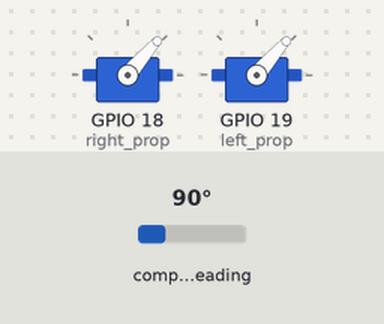
This program was run on a simulated ESP32. Parts: 2 × servo. Wiring (inferred from the names in the program): HMC5883L compass at I2C address 0x1E; ADXL345 accelerometer at I2C address 0x53; MPU-6050 motion sensor at I2C address 0x69. Inputs (shaded band) come from the test bench; at power-on: compass heading 90°.

Above: at 7.05 s.
Timing chart, 0 to 11.3 s (numbered marks = the images above):
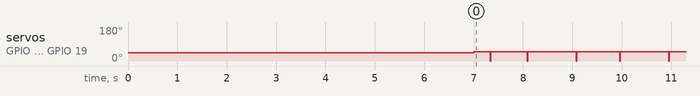

The program:

main.cpp
```cpp
#include <Arduino.h>
#include <Wire.h>
#include <ESP32Servo.h>
#include <ESP32Time.h>
#include "Gyro.hpp"
#include "Accel.hpp"
#include "Mag.hpp"


int16_t mx,my,mz;
// double ax,ay,az;
// int16_t gx,gy,gz;

Servo right_prop;
Servo left_prop;

const int MIN_PWM = 1050;
const int MAX_PWM = 1200;


float Acceleration_angle[2] = {0,0};
float Gyro_angle[2] = {0,0};
float Total_angle[2] = {0,0};


float elapsedTime;
unsigned long curr_time, timePrev;
int i;
float rad_to_deg = 180/3.141592654;

float PID, pwmLeft, pwmRight, error, previous_error;
float pid_p=0;
float pid_i=0;
float pid_d=0;
/////////////////PID CONSTANTS/////////////////
double kp=0.1;//3.55
double ki=0.08;//0.003
double kd=0.05;//2.05
///////////////////////////////////////////////

double throttle=1000;
float desired_angle = 0;

// int changeLeftMotorScale(int pwm);

// int changeRightMotorScale(int pwm);


void setup(){
    Serial.begin(9600);
    Wire.begin();
    curr_time = millis();
    setupMag();
    readMag(mx,my,mz);
    setupGyro(2000);
    setupAccel();
    right_prop.attach(18);
    left_prop.attach(19);
    left_prop.writeMicroseconds(1000);
    right_prop.writeMicroseconds(1000);
    desired_angle = my;
    delay(7000);
}

void loop(){
    timePrev = curr_time;
    curr_time = millis();
    elapsedTime = (curr_time - timePrev)/1000.f;

    readMag(mx,my,mz);
    // readAccel(ax,ay,az);
    // readGyro(gx,gy,gz);

    // Acceleration_angle[0] = atan((ay/16384.0)/sqrt(pow((ax/16384.0),2) + pow((az/16384.0),2)))*rad_to_deg;
    // Acceleration_angle[1] = atan(-1*(ax/16384.0)/sqrt(pow((ay/16384.0),2) + pow((az/16384.0),2)))*rad_to_deg;

    // Gyro_angle[0] = gx/131.0;
    // Gyro_angle[1] = gy/131.0;

    // Total_angle[0] = 0.98 *(Total_angle[0] + Gyro_angle[0]*elapsedTime) + 0.02*Acceleration_angle[0];
    // Total_angle[1] = 0.98 *(Total_angle[1] + Gyro_angle[1]*elapsedTime) + 0.02*Acceleration_angle[1];


    // error = Total_angle[1] - desired_angle;
    error = my - desired_angle;

    pid_p = kp*error;

    if(-3 < error < 3){
        pid_i = pid_i+(ki*error);
    }

    pid_d = kd*((error - previous_error)/elapsedTime);

    PID = pid_p + pid_i + pid_d;

    if(PID < -1000){
        PID=-1000;
    }
    if(PID > 1000){
        PID=1000;
    }

    pwmLeft = throttle + PID;
    pwmRight = throttle - PID;

    //Right
    if(pwmRight < MIN_PWM){
        pwmRight = MIN_PWM;
    }
    if(pwmRight > MAX_PWM){
        pwmRight = MAX_PWM;
    }
    //Left
    if(pwmLeft < MIN_PWM){
        pwmLeft = MIN_PWM;
    }
    if(pwmLeft > MAX_PWM){
        pwmLeft = MAX_PWM;
    }

    /*Finnaly using the servo function we create the PWM pulses with the calculated
    width for each pulse*/
    left_prop.writeMicroseconds(pwmLeft);
    right_prop.writeMicroseconds(pwmRight);
    previous_error = error; //Remember to store the previous error.

    // Serial.print("Left Prop pwm: ");
    // Serial.println(pwmLeft);
    // Serial.print("Right Prop pwm: ");
    // Serial.println(pwmRight);
    // Serial.print("Error ");
    // Serial.println(error);
    // Serial.print("Angle Read ");
    // Serial.println(my);
    // Serial.print("PID Signal");
    // Serial.println(PID);
    // delay(250);
}
```

Accel.hpp
```cpp
#include<Arduino.h>
#include<Wire.h>

#define Register_ID 0
#define Register_Data 0x31
#define Register_2D 0x2D
#define Register_X0 0x32
#define Register_X1 0x33
#define Register_Y0 0x34
#define Register_Y1 0x35
#define Register_Z0 0x36
#define Register_Z1 0x37

const int accel_addr = 0x53;//ADXL345
int16_t X,Y,Z;

void setupAccel(){
    Wire.beginTransmission(accel_addr);
    Wire.write(Register_2D);
    Wire.write(8);//Mesuring Enable
    Wire.endTransmission();
}

int readRegisters(int reg1, int reg2){
    Wire.beginTransmission(accel_addr);
    Wire.write(reg1);
    Wire.write(reg2);
    Wire.endTransmission();
    Wire.requestFrom(accel_addr,2);
    int x1 = 0,x2 = 0,xo = 0;
    if(Wire.available() <= 2){
        x1 = Wire.read();
        x2 = Wire.read();
        x2 = x2<<8;
        xo = x1|x2;
    }
    return xo;
}

void readAccel(double &ax, double &ay, double &az){
    X = readRegisters(Register_X0,Register_X1);//Read x value
    Y = readRegisters(Register_Y0,Register_Y1);//Read y value
    Z = readRegisters(Register_Z0,Register_Z1);//Read z value

    ax = X/256.f;
    ay = Y/256.f;
    az = Z/256.f;
}

// void setup(){
//     Wire.begin();
//     Serial.begin(9600);
//     setupAccel();
// }

// void loop(){
//     double ax,ay,az;
//     readAccel(ax,ay,az);
//     Serial.print(" X= ");
//     Serial.print(ax);
//     Serial.print("    ");
//     Serial.print("Y= ");
//     Serial.print(ay);
//     Serial.print("    ");
//     Serial.print("Z= ");
//     Serial.print(az);
//     Serial.println("  ");
//     delay(200);
// }
```

Common.hpp
```cpp
#ifndef COMMOM
#define COMMOM
#include<Arduino.h>
#include<Wire.h>


void writeRegister(int device_addr, byte addr, byte val){
    Wire.beginTransmission(device_addr);
    Wire.write(addr);
    Wire.write(val);
    Wire.endTransmission();
}

unsigned long readRegister(int device_addr, byte addr){
    unsigned long v;
    Wire.beginTransmission(device_addr);
    Wire.write(addr);
    Wire.endTransmission();

    Wire.requestFrom(device_addr, 1);
    while(!Wire.available()){
        // Serial.print(device_addr);
        // Serial.println(" not available");
        //wait for address to be availabledelay(1);
    }
    v = Wire.read();
    return v;
}
#endif
```

Gyro.hpp
```cpp
#include <Arduino.h>
#include <Wire.h>
// #include <I2Cdev.h>
// #include <MPU6050.h>
#include "Common.hpp"

#define CTRL_REG1 0x20
#define CTRL_REG2 0x21
#define CTRL_REG3 0x22
#define CTRL_REG4 0x23
#define CTRL_REG5 0x24


const int gyro_addr = 105;//Sensor L3G4200D


void setupGyro(int scale){
    // Enable x,y,z and turn off power down
    writeRegister(gyro_addr,CTRL_REG1,0b00001111);

    //Adjust High Pass Filter
    writeRegister(gyro_addr, CTRL_REG2,0b00000000);

    //Generate data ready interrupt on INT2
    writeRegister(gyro_addr, CTRL_REG3,0b00001000);

    //Controls the full-scale range, among other things
    if(scale == 250){
        writeRegister(gyro_addr, CTRL_REG4,0b00000000);
    }else if(scale == 500){
        writeRegister(gyro_addr, CTRL_REG4,0b00010000);
    }else{
        writeRegister(gyro_addr, CTRL_REG4,0b00110000);
    }

    //Controls high-pass filter of output
    writeRegister(gyro_addr,CTRL_REG5,0b00000000);
}


void readGyro(int16_t &gx, int16_t &gy, int16_t &gz){
    // Rotina para leitura dos valores de X, Y e Z
    byte xMSB = readRegister(gyro_addr, 0x29);
    byte xLSB = readRegister(gyro_addr, 0x28);
    gx = ((xMSB << 8) | xLSB);
    byte yMSB = readRegister(gyro_addr, 0x2B);
    byte yLSB = readRegister(gyro_addr, 0x2A);
    gy = ((yMSB << 8) | yLSB);
    byte zMSB = readRegister(gyro_addr, 0x2D);
    byte zLSB = readRegister(gyro_addr, 0x2C);
    gz = ((zMSB << 8) | zLSB);

}

// void setup(){
//     Wire.begin();
//     Serial.begin(9600);

//     setupGyro(2000);

//     delay(1500);
// }


// void loop(){
//     double gx,gy,gz;
//     readGyro(gx,gy,gz);
//     Serial.print("X:");
//     Serial.print(gx);
//     Serial.print(" Y:");
//     Serial.print(gy);
//     Serial.print(" Z:");
//     Serial.println(gz);
//     delay(100);
//   // Aguarda 100ms e reinicia o processo

// }
```

Mag.hpp
```cpp
#include<Arduino.h>
#include<Wire.h>

const int mag_addr = 0x1E;//Bussola HMC5883L
void setupMag(){
    Wire.beginTransmission(mag_addr);
    Wire.write(0x02);//Seleciona o modo
    Wire.write(0x00);//Modo de mecição continua
    Wire.endTransmission();
}

void readMag(int16_t &mx,int16_t &my,int16_t &mz){

    Wire.beginTransmission(mag_addr);
    Wire.write(0x03);
    Wire.endTransmission();

    Wire.requestFrom(mag_addr,6);
    if(6 <= Wire.available()){
        mx = Wire.read()<<8;
        mx = int16_t(mx|Wire.read());
        my = Wire.read()<<8;
        my = int16_t(my|Wire.read());
        mz = Wire.read()<<8;
        mz = int16_t(mz|Wire.read());
    }
}

// void setup(){
//     Wire.begin();
//     Serial.begin(9600);
//     setupMag();
// }

// void loop(){
//     double mx,my,mz;
//     readMag(mx,my,mz);
//     Serial.print("x: ");
//     Serial.print(mx);
//     Serial.print("  y: ");
//     Serial.print(my);
//     Serial.print("  z: ");
//     Serial.println(mz);
//     delay(250);
// }
```

I2C_Scanner.cpp
```cpp
// #include <Arduino.h>
// #include <Wire.h>


// void setup(){
//     Serial.begin(9600);

//     Wire.begin();

// }


// void loop(){
//     byte error, address;
//     int nDevices;
//     Serial.println("Scanning...");
//     nDevices = 0;
//     for(address = 1; address < 127; address++ )
//     {
//     // The i2c_scanner uses the return value of
//     // the Write.endTransmisstion to see if
//     // a device did acknowledge to the address.
//     Wire.beginTransmission(address);
//     error = Wire.endTransmission();
//     if (error == 0)
//     {
//         Serial.print("I2C device found at address 0x");
//         if (address<16)
//         Serial.print("0");
//         Serial.print(address,HEX);
//         Serial.println("  !");
//         nDevices++;
//     }
//     else if (error==4)
//     {
//         Serial.print("Unknow error at address 0x");
//         if (address<16)
//         Serial.print("0");
//         Serial.println(address,HEX);
//     }
//     }
//     if (nDevices == 0)
//     Serial.println("No I2C devices found\n");
//     else
//     Serial.println("done\n");
//     delay(5000);           // wait 5 seconds for next scan

// }
```

Measured:
- by itself, servo on GPIO 18 (right_prop), servo on GPIO 19 (left_prop): goes 49° 0.33 s, 0° 0.01 s, 49° 0.74 s, 130 × (0° 0.01 s, 49° 0.99 s), 0° 0.01 s, then 49°
